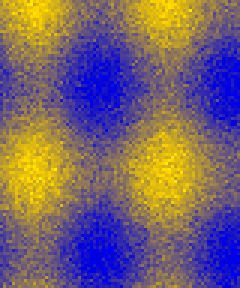
#> input picture research/tests/fixtures/source-texture.png, 80 x 96 px (shown 3 times larger)
$ python cli.py ../tests/fixtures/source-texture.png
#> lines starting #> are read from the running program, lines starting #| are printed output that depends on the picture
### research/akl/chart.py
"""Texture image <-> knitting chart bridge.

Writes the same project format the browser application reads
(``adversarial-knit-lab.project``, schema version 1), so an optimised texture
can be opened in the editor, checked against the knitting analysis, and
exported as a chart.

Coordinate convention, matching the application:
    internal row 0 is the BOTTOM chart row; image row 0 is the top.
"""

from __future__ import annotations

import hashlib
import json
from dataclasses import dataclass
from pathlib import Path

import numpy as np
from PIL import Image

from .palette import DEFAULT_PALETTE, PaletteEntry, nearest_indices, palette_array

SCHEMA_VERSION = 1
PROJECT_FORMAT = "adversarial-knit-lab.project"
GENERATOR_FAMILY = "imported-image"


@dataclass(frozen=True)
class Gauge:
    stitches_per_10cm: float = 20.0
    rows_per_10cm: float = 28.0

    @property
    def cell_aspect(self) -> float:
        """Physical cell width / height = row gauge / stitch gauge."""
        return self.rows_per_10cm / self.stitches_per_10cm


def encode_cells(indices: np.ndarray) -> str:
    """Run-length encode palette indices in internal order (bottom row first)."""
    flat = np.asarray(indices, dtype=np.int64).reshape(-1)
    if flat.size == 0:
        return ""
    # Boundaries where the value changes.
    change = np.flatnonzero(np.diff(flat)) + 1
    starts = np.concatenate(([0], change))
    lengths = np.diff(np.concatenate((starts, [flat.size])))
    return ".".join(
        f"{value}" if length == 1 else f"{value}x{length}"
        for value, length in zip(flat[starts].tolist(), lengths.tolist())
    )


# [19 lines left out: function decode_cells, not called in this run]


def rows_for_aspect(stitches: int, width: int, height: int, gauge: Gauge) -> int:
    """Row count that keeps an image's proportions at a given gauge."""
    if width <= 0 or height <= 0:
        return stitches
    return max(1, round(stitches * (height / width) * gauge.cell_aspect))


def image_to_indices(
    image: Image.Image,
    stitches: int,
    rows: int,
    palette: list[PaletteEntry],
) -> np.ndarray:
    """Resample an image to the stitch grid and quantise it to the palette.

    Returns an ``(rows, stitches)`` array in **internal** order: index 0 is the
    bottom chart row.
    """
    resampled = image.convert("RGB").resize((stitches, rows), Image.LANCZOS)
    pixels = np.asarray(resampled, dtype=np.uint8)
    indices = nearest_indices(pixels, palette)
    # Image row 0 is the top; internal row 0 is the bottom.
    return np.flipud(indices).astype(np.uint8)


def indices_to_image(indices: np.ndarray, palette: list[PaletteEntry]) -> Image.Image:
    """Render internal-order palette indices back to an RGB image (top-origin)."""
    colors = palette_array(palette).astype(np.uint8)
    top_origin = np.flipud(np.asarray(indices))
    return Image.fromarray(colors[top_origin], mode="RGB")


def build_project(
    indices: np.ndarray,
    *,
    title: str,
    palette: list[PaletteEntry] | None = None,
    gauge: Gauge | None = None,
    repeat: tuple[int, int] | None = None,
    working_method: str = "flat-stranded",
    provenance: dict | None = None,
) -> dict:
    """Build a project dictionary the browser application can import."""
    palette = palette or DEFAULT_PALETTE
    gauge = gauge or Gauge()
    rows, stitches = indices.shape
    repeat_stitches, repeat_rows = repeat or (stitches, rows)

    if int(indices.max(initial=0)) >= len(palette):
        raise ValueError("Chart refers to a palette colour that does not exist")

    timestamp = "1970-01-01T00:00:00.000Z"
    project = {
        "id": f"research_{_hash(indices.tobytes())[:12]}",
        "title": title,
        "createdAt": timestamp,
        "modifiedAt": timestamp,
        "generator": {
            "family": GENERATOR_FAMILY,
            "version": "research-1.0.0",
            "seed": 0,
            "params": {
                "featureSize": 8,
                "detailBalance": 0.5,
                "contrast": 0.5,
                "density": 0.5,
                "warp": 0.0,
                "symmetry": 0.0,
                "minRegion": 0,
                "tileRepeat": repeat is not None,
                "variant": "imported",
            },
        },
        "grid": {
            "stitches": int(stitches),
            "rows": int(rows),
            "encoding": "rle-v1",
            "cells": encode_cells(indices),
        },
        "palette": [
            {"id": e.id, "hex": e.hex, "symbol": e.symbol, "name": e.name} for e in palette
        ],
        "gauge": {
            "stitchesPer10cm": gauge.stitches_per_10cm,
            "rowsPer10cm": gauge.rows_per_10cm,
        },
        "workingMethod": working_method,
        "repeat": {"stitches": int(repeat_stitches), "rows": int(repeat_rows)},
        "analysisOptions": {
            "longFloatThreshold": 7,
            "isolatedRegionThreshold": 2,
            "maxColorsPerRow": 2,
        },
        # No evaluations: whatever this texture scored during optimisation was
        # measured on a different model, in a different renderer, before hard
        # quantisation. Carrying those numbers over would be a fabrication.
        "evaluations": [],
    }
    if provenance is not None:
        project["placement"] = {
            "note": "Produced by the research companion. See the provenance file.",
            "region": provenance.get("run_id", "research"),
        }
    return {"format": PROJECT_FORMAT, "schemaVersion": SCHEMA_VERSION, "project": project}


def write_outputs(
    indices: np.ndarray,
    out_dir: Path,
    *,
    title: str,
    palette: list[PaletteEntry] | None = None,
    gauge: Gauge | None = None,
    repeat: tuple[int, int] | None = None,
    provenance: dict | None = None,
) -> dict[str, Path]:
    """Write the three artifacts: PNG texture, project JSON, provenance JSON."""
    palette = palette or DEFAULT_PALETTE
    out_dir.mkdir(parents=True, exist_ok=True)

    png_path = out_dir / "texture.png"
    indices_to_image(indices, palette).save(png_path)

    project = build_project(
        indices,
        title=title,
        palette=palette,
        gauge=gauge,
        repeat=repeat,
        provenance=provenance,
    )
    project_path = out_dir / "project.json"
    project_path.write_text(json.dumps(project, indent=2) + "\n", encoding="utf-8")

    record = dict(provenance or {})
    record.update(
        {
            "tool": "adversarial-knit-lab research companion",
            "stitches": int(indices.shape[1]),
            "rows": int(indices.shape[0]),
            "palette": [e.hex for e in palette],
            "chart_sha256": _hash(indices.tobytes()),
            "claim": (
                "This chart was produced by the research companion. It carries no "
                "measurements. Any figure obtained during optimisation was measured on a "
                "different model and before hard quantisation, and does not describe this "
                "chart. Re-evaluate it in the browser application."
            ),
        }
    )
    provenance_path = out_dir / "provenance.json"
    provenance_path.write_text(json.dumps(record, indent=2) + "\n", encoding="utf-8")

    return {"texture": png_path, "project": project_path, "provenance": provenance_path}


def _hash(data: bytes) -> str:
    return hashlib.sha256(data).hexdigest()

### research/akl/palette.py
"""Yarn palettes.

A palette is a small, fixed list of colours you can actually buy. That is the
constraint the whole pipeline exists to respect: an optimised texture that needs
40,000 colours is not a knitting chart.
"""

from __future__ import annotations

from dataclasses import dataclass

import numpy as np


@dataclass(frozen=True)
class PaletteEntry:
    """One yarn. ``hex`` is a display approximation, never a yarn match."""

    id: str
    hex: str
    symbol: str
    name: str

    @property
    def rgb(self) -> tuple[int, int, int]:
        value = self.hex.lstrip("#")
        return (int(value[0:2], 16), int(value[2:4], 16), int(value[4:6], 16))


DEFAULT_PALETTE: list[PaletteEntry] = [
    PaletteEntry("c1", "#1b1d1c", ".", "Charcoal"),
    PaletteEntry("c2", "#e8e3d6", "o", "Undyed"),
    PaletteEntry("c3", "#7d7f6f", "/", "Lichen"),
    PaletteEntry("c4", "#b4522f", "x", "Madder"),
]


def palette_array(palette: list[PaletteEntry]) -> np.ndarray:
    """Palette as an (n, 3) float array."""
    return np.array([entry.rgb for entry in palette], dtype=np.float64)


def nearest_indices(pixels: np.ndarray, palette: list[PaletteEntry]) -> np.ndarray:
    """Map RGB pixels to palette indices.

    Uses the same "redmean" weighting as the browser application, so a texture
    quantised here lands on the same colours it would land on there.

    Args:
        pixels: ``(..., 3)`` array of RGB values in 0-255.
        palette: target yarns.

    Returns:
        Integer array of palette indices with the leading shape of ``pixels``.
    """
    colors = palette_array(palette)
    flat = pixels.reshape(-1, 3).astype(np.float64)

    # redmean: cheap perceptual weighting, no colour-space conversion needed.
    rmean = (flat[:, None, 0] + colors[None, :, 0]) / 2.0
    delta = flat[:, None, :] - colors[None, :, :]
    distance = (
        ((512 + rmean) * delta[:, :, 0] ** 2) / 256
        + 4 * delta[:, :, 1] ** 2
        + ((767 - rmean) * delta[:, :, 2] ** 2) / 256
    )
    return np.argmin(distance, axis=1).reshape(pixels.shape[:-1])


# [10 lines left out: function quantize, not called in this run]

### research/akl/cli.py
"""Command line entry point for the bridge.

    python -m akl.cli texture.png --out out/ --stitches 64 --title "My texture"

Converts a texture image into a knitting chart and writes the three artifacts
the browser application can consume. No ML dependencies are required.
"""

from __future__ import annotations

import argparse
import json
from pathlib import Path

from PIL import Image

from .chart import Gauge, image_to_indices, rows_for_aspect, write_outputs
from .palette import DEFAULT_PALETTE, PaletteEntry


def parse_palette(text: str | None) -> list[PaletteEntry]:
    if not text:
        return DEFAULT_PALETTE
    entries = []
    symbols = ".o/x+=~*#-vc"
    for index, value in enumerate(text.split(",")):
        value = value.strip()
        if not value.startswith("#"):
            value = f"#{value}"
        entries.append(
            PaletteEntry(f"c{index + 1}", value, symbols[index % len(symbols)], f"Colour {index + 1}")
        )
    return entries


def main(argv: list[str] | None = None) -> int:
    parser = argparse.ArgumentParser(description=__doc__)
    parser.add_argument("image", type=Path, help="texture image (PNG, JPEG or WebP)")
    parser.add_argument("--out", type=Path, default=Path("out"), help="output directory")
    parser.add_argument("--stitches", type=int, default=64, help="chart width in stitches")
    parser.add_argument("--rows", type=int, default=0, help="chart height; 0 keeps the aspect")
    parser.add_argument("--title", default="Research texture")
    parser.add_argument("--palette", default=None, help="comma-separated hex colours")
    parser.add_argument("--stitch-gauge", type=float, default=20.0)
    parser.add_argument("--row-gauge", type=float, default=28.0)
    parser.add_argument("--repeat", default=None, help="STITCHESxROWS, e.g. 32x40")
    parser.add_argument("--run-id", default="manual", help="recorded in provenance.json")
    args = parser.parse_args(argv)

    palette = parse_palette(args.palette)
    gauge = Gauge(args.stitch_gauge, args.row_gauge)

    with Image.open(args.image) as image:
#> image is the input picture: PIL image 80x96 RGB; mean R, G, B 118.6, 98.8, 110.9
        rows = args.rows or rows_for_aspect(args.stitches, image.width, image.height, gauge)
#> rows = 108
        indices = image_to_indices(image, args.stitches, rows, palette)
#> in image_to_indices, `resampled = image.convert("RGB").resize((stitches, rows), Image.LANCZOS)`:
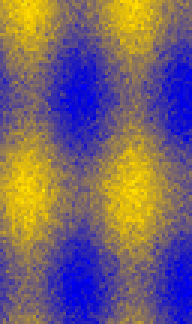
#> resampled: PIL image 64x108 RGB (shown 3 times larger); mean R, G, B 118.6, 98.9, 110.9
#> in nearest_indices, `return np.argmin(distance, axis=1).reshape(pixels.shape[:-1])`:
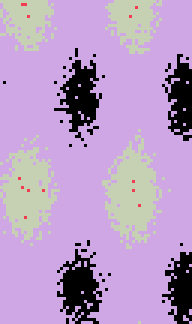
#> returned value: shape (108, 64) int64 (shown 3 times larger); 4 distinct labels, from 0 to 3; one colour per label, 0 black
#> in image_to_indices, `return np.flipud(indices).astype(np.uint8)`:
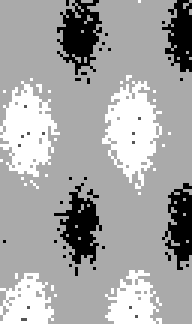
#> returned value: shape (108, 64) (shown 3 times larger); min 0, max 3, mean 1.95; drawn with min black and max white
        source = {"file": args.image.name, "width": image.width, "height": image.height}

    repeat = None
    if args.repeat:
        width, _, height = args.repeat.partition("x")
        repeat = (int(width), int(height))

    written = write_outputs(
        indices,
        args.out,
        title=args.title,
        palette=palette,
        gauge=gauge,
        repeat=repeat,
        provenance={"run_id": args.run_id, "source_image": source, "optimisation": "none"},
    )
#> in indices_to_image, `top_origin = np.flipud(np.asarray(indices))`:
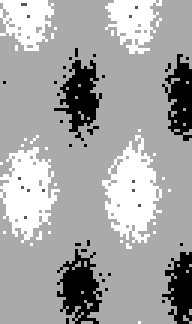
#> top_origin: shape (108, 64) (shown 3 times larger); min 0, max 3, mean 1.95; drawn with min black and max white
#> in indices_to_image, `return Image.fromarray(colors[top_origin], mode="RGB")`:
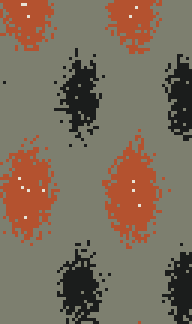
#> returned value: PIL image 64x108 RGB (shown 3 times larger); mean R, G, B 124, 108.9, 91.3
#> in encode_cells, `flat = np.asarray(indices, dtype=np.int64).reshape(-1)`: flat = 6912 values, max 3 at index 46, min 0 at index 22, mean 1.95
#> in encode_cells, `change = np.flatnonzero(np.diff(flat)) + 1`: change = 904 values from 22 to 6902
#> in encode_cells, `starts = np.concatenate(([0], change))`: starts = 905 values from 0 to 6902
#> in encode_cells, `lengths = np.diff(np.concatenate((starts, [flat.size])))`: lengths = 905 values, max 77 at index 196, min 1 at index 1, mean 7.64
#> in write_outputs, `project = build_project( indices, title=title, palette=palette, gauge=..`: project = 3 items
#> written = 3 items
    print(json.dumps({key: str(path) for key, path in written.items()}, indent=2))
#| {
#|   "texture": "out/texture.png",
#|   "project": "out/project.json",
#|   "provenance": "out/provenance.json"
#| }
    print(
        "\nThis chart carries no measurements. Open it in the browser application "
        "and evaluate it there."
    )
    return 0


if __name__ == "__main__":  # pragma: no cover
    raise SystemExit(main())
#> (the program exits here)
